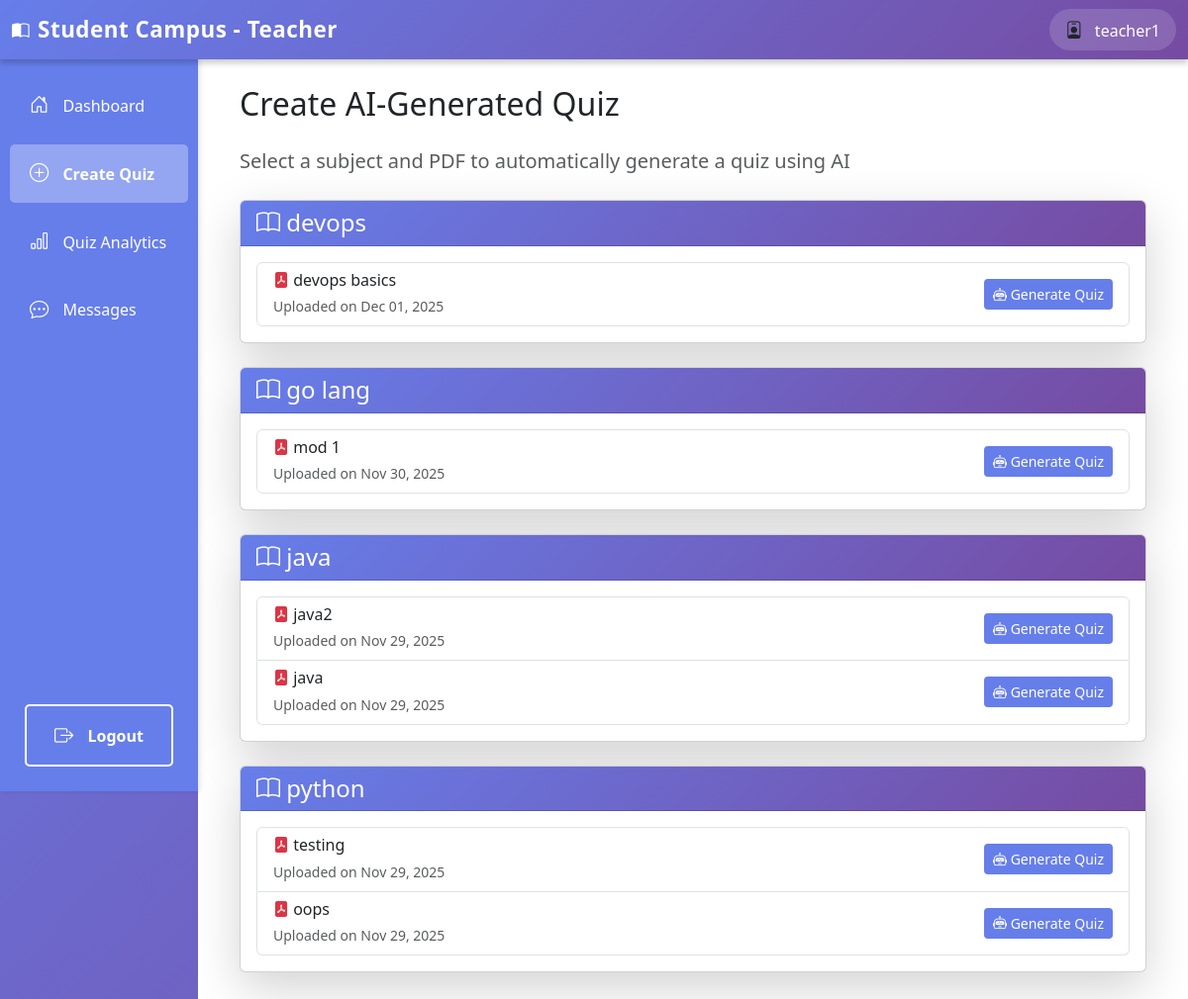
Page /teacher/quiz/create/ (signed in) on the committed database.
### authentication/models.py (models this page shows, shortened)
class User(AbstractUser):
    ROLE_CHOICES = (
        ('student', 'Student'),
        ('teacher', 'Teacher'),
    )
    role = models.CharField(max_length=10, choices=ROLE_CHOICES, default='student')
    def is_teacher(self):
        return self.role == 'teacher'

### teachers/models.py (models this page shows, shortened)
class Subject(models.Model):
    name = models.CharField(max_length=200)
    description = models.TextField(blank=True)
    teacher = models.ForeignKey(User, on_delete=models.CASCADE, related_name='subjects')
    created_at = models.DateTimeField(auto_now_add=True)
    class Meta:
        ordering = ['name']

class PDFNote(models.Model):
    subject = models.ForeignKey(Subject, on_delete=models.CASCADE, related_name='notes')
    title = models.CharField(max_length=200)
    pdf_file = models.FileField(upload_to='notes/%Y/%m/%d/')  # Now supports PDF, DOC, DOCX, PPT, PPTX
    uploaded_by = models.ForeignKey(User, on_delete=models.CASCADE)
    created_at = models.DateTimeField(auto_now_add=True)
    class Meta:
        ordering = ['-created_at']

### teachers/views.py (the view)
# urls.py: path('quiz/create/', views.create_quiz, name='create_quiz'),
@login_required
def create_quiz(request):
    if not request.user.is_teacher():
        return HttpResponseForbidden("You don't have permission to access this page.")
    subjects = Subject.objects.filter(teacher=request.user).prefetch_related('notes')
    return render(request, 'teachers/create_quiz.html', {'subjects': subjects})

### templates/teachers/create_quiz.html (shortened to what this page needs)
{% extends 'teachers/base_teacher.html' %}
{% block teacher_content %}
<div class="container">
    <h2 class="mb-4">Create AI-Generated Quiz</h2>
    <p class="lead text-muted mb-4">Select a subject and PDF to automatically generate a quiz using AI</p>
    {% if subjects %}
        {% for subject in subjects %}
            {% if subject.notes.all %}
                <div class="card shadow-lg mb-4">
                    <div class="card-header" style="background: linear-gradient(135deg, #667eea 0%, #764ba2 100%); color: white;">
                        <h4 class="mb-0"><i class="bi bi-book"></i> {{ subject.name }}</h4>
                    </div>
                    <div class="card-body">
                        <div class="list-group">
                            {% for note in subject.notes.all %}
                                <div class="list-group-item">
                                    <div class="d-flex justify-content-between align-items-center">
                                        <div>
                                            <h6 class="mb-1"><i class="bi bi-file-pdf-fill text-danger"></i> {{ note.title }}</h6>
                                            <small class="text-muted">Uploaded on {{ note.created_at|date:"M d, Y" }}</small>
                                        </div>
                                        <div>
                                            <a href="{% url 'generate_quiz' note.id %}" class="btn btn-sm" style="background-color: #667eea; color: white;">
                                                <i class="bi bi-robot"></i> Generate Quiz
                                            </a>
                                        </div>
                                    </div>
                                </div>
                            {% endfor %}
                        </div>
                    </div>
                </div>
            {% endif %}
        {% endfor %}
    {% else %}
        <div class="alert alert-info">
            <i class="bi bi-info-circle"></i> No subjects or PDFs available. Please create a subject and upload PDFs first.
        </div>
    {% endif %}
</div>
{% endblock %}

### templates/teachers/base_teacher.html (shortened to what this page needs)
<!DOCTYPE html>
<html lang="en">
<head>
    <link href="https://cdn.jsdelivr.net/npm/bootstrap@5.3.0/dist/css/bootstrap.min.css" rel="stylesheet">
    <link href="https://cdn.jsdelivr.net/npm/bootstrap-icons@1.10.0/font/bootstrap-icons.css" rel="stylesheet">
</head>
<body>
    <div class="position-fixed top-0 end-0 p-3" style="z-index: 11000;">
    </div>
    <nav class="navbar navbar-expand-lg navbar-light bg-light">
        <div class="container-fluid">
            <a class="navbar-brand fw-bold" href="{% url 'teacher_dashboard' %}">
                <i class="bi bi-book-half me-2"></i>Student Campus - Teacher
            </a>
            <div class="ms-auto d-flex align-items-center gap-3">
                <div class="user-info">
                    <i class="bi bi-person-badge me-2"></i>
                    <span>{{ user.username }}</span>
                </div>
            </div>
        </div>
    </nav>
    <div class="container-fluid">
        <div class="row">
            <div class="col-md-2 p-0">
                <div class="sidebar">
                    <nav class="nav flex-column">
                        <a class="nav-link {% if request.resolver_match.url_name == 'teacher_dashboard' %}active{% endif %}" href="{% url 'teacher_dashboard' %}">
                            <i class="bi bi-house-door"></i> Dashboard
                        </a>
                        <a class="nav-link {% if request.resolver_match.url_name == 'create_quiz' or request.resolver_match.url_name == 'generate_quiz' %}active{% endif %}" href="{% url 'create_quiz' %}">
                            <i class="bi bi-plus-circle"></i> Create Quiz
                        </a>
                        <a class="nav-link {% if request.resolver_match.url_name == 'quiz_analytics' %}active{% endif %}" href="{% url 'quiz_analytics' %}">
                            <i class="bi bi-bar-chart"></i> Quiz Analytics
                        </a>
                        <a class="nav-link {% if request.resolver_match.url_name == 'teacher_chat' or request.resolver_match.url_name == 'teacher_chat_with' %}active{% endif %}" href="{% url 'teacher_chat' %}">
                            <i class="bi bi-chat-dots"></i> Messages
                        </a>
                        <a class="nav-link logout-btn" href="{% url 'logout' %}">
                            <i class="bi bi-box-arrow-right"></i> Logout
                        </a>
                    </nav>
                </div>
            </div>
            <div class="col-md-10 p-0">
                <div class="main-content">
                    {% block teacher_content %}
                    {% endblock %}
                </div>
            </div>
        </div>
    </div>
</body>
</html>

### templates/teachers/base_teacher.html (style rules this page uses)
body { background: linear-gradient(135deg, #667eea 0%, #764ba2 100%); min-height: 100vh; padding-top: 56px; }
.navbar { position: fixed; top: 0; left: 0; right: 0; z-index: 1000; background: linear-gradient(135deg, #667eea 0%, #764ba2 100%) !important; box-shadow: 0 4px 6px rgba(0,0,0,0.2); border: none; }
.navbar-brand { color: white !important; font-weight: 700; font-size: 1.4rem; letter-spacing: 0.5px; }
.navbar span { color: white; font-weight: 500; }
.user-info { background: rgba(255, 255, 255, 0.15); padding: 8px 16px; border-radius: 25px; backdrop-filter: blur(10px); }
.navbar .bi { font-size: 1.1rem; }
.sidebar { height: calc(100vh - 56px); background-color: #667eea; box-shadow: 2px 0 5px rgba(0,0,0,0.1); position: sticky; top: 56px; display: flex; flex-direction: column; }
.sidebar .nav { display: flex; flex-direction: column; flex: 1; padding-top: 1rem; }
.sidebar .nav-link { color: #fff; padding: 15px 20px; border-radius: 5px; margin: 5px 10px; transition: all 0.3s; }
.sidebar .nav-link.active { background-color: rgba(255,255,255,0.3); font-weight: bold; }
.sidebar .nav-link i { margin-right: 10px; font-size: 1.2rem; }
.logout-btn { position: absolute; bottom: 20px; left: 15px; right: 15px; background-color: transparent; color: white; border: 2px solid white; font-weight: 600; transition: all 0.3s; text-align: center; padding: 10px; border-radius: 5px; text-decoration: none; display: block; }
.main-content { background-color: #fff; min-height: 100vh; padding: 30px; }

### rows in the picture
User: username "teacher1"
Subject: name "devops"
PDFNote: title "devops basics", created_at "Dec 01, 2025"
Subject: name "go lang"
PDFNote: title "mod 1", created_at "Nov 30, 2025"
Subject: name "java"
PDFNote: title "java2", created_at "Nov 29, 2025"
PDFNote: title "java", created_at "Nov 29, 2025"
Subject: name "python"
PDFNote: title "testing", created_at "Nov 29, 2025"
PDFNote: title "oops", created_at "Nov 29, 2025"
